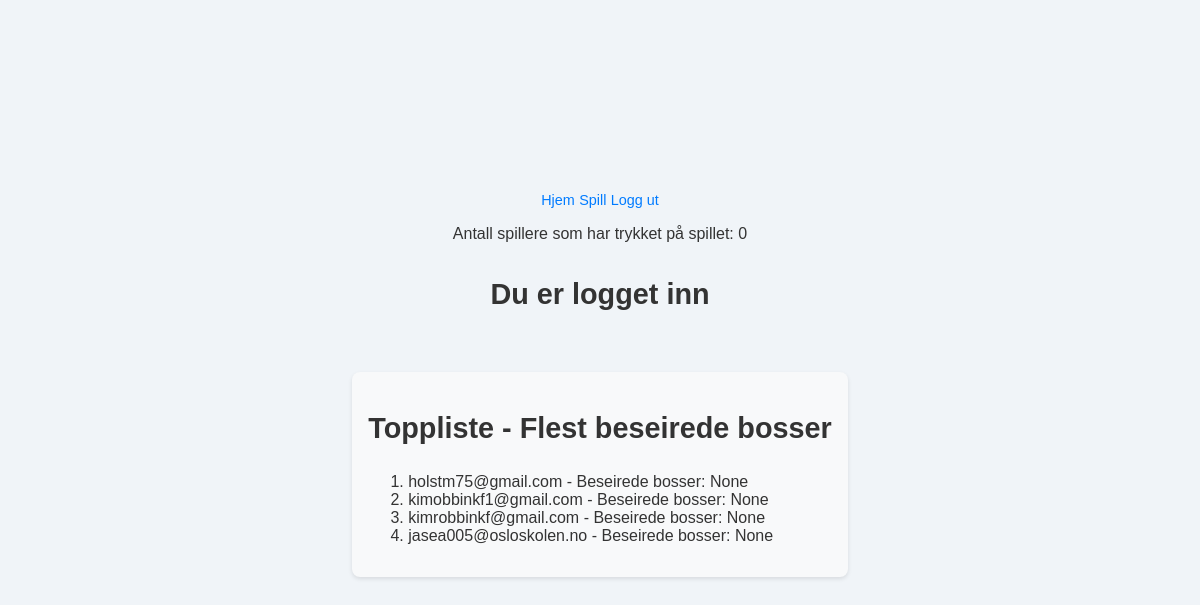
Page /loggetinn (signed in) on the earlier database version.
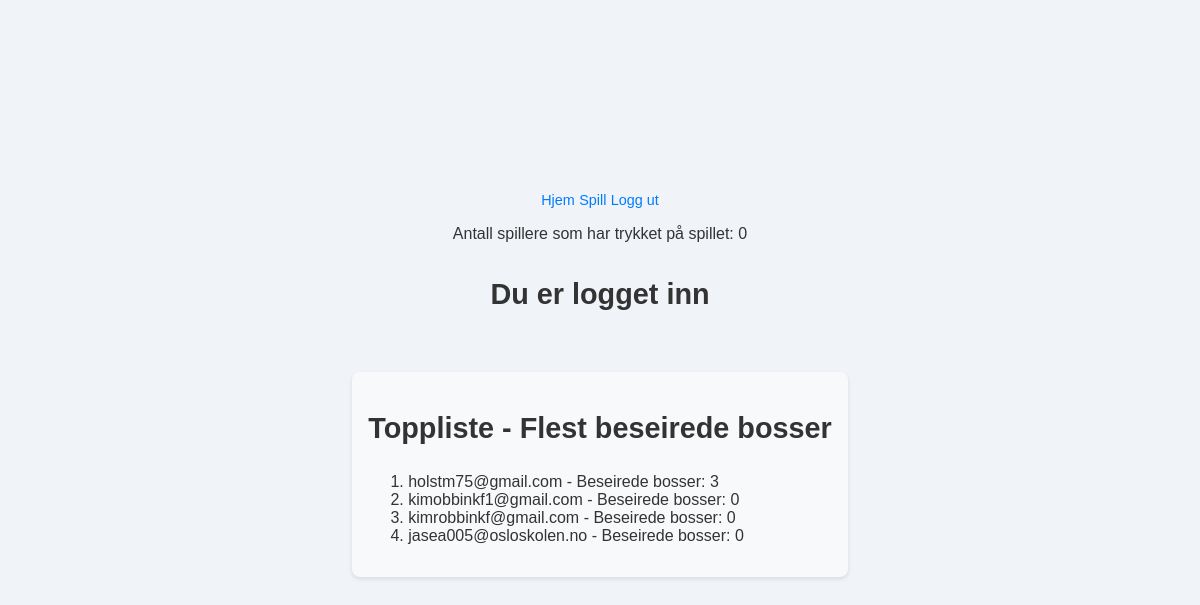
Same page on the later database version.
### app.py (models this page shows)
class User(db.Model, UserMixin):
    id = db.Column(db.Integer, primary_key=True)
    email = db.Column(db.String(120), nullable=False, unique=True)  # E-postadresse
    password = db.Column(db.String(80), nullable=False)
    defeats = db.Column(db.Integer, default=0)

### app.py (the view)
@app.route('/loggetinn', methods=['GET', 'POST'])
@login_required
def Loggetinnn():
    visit_count = VisitCount.query.first()
    if visit_count:
        count = visit_count.count
    else:
        count = 0  # Hvis ikke opprettet, sett som 0 eller gjør en håndtering her
    visit_count = VisitCount.query.first()
    top_users = User.query.order_by(User.defeats.desc()).limit(10).all()
    return render_template('Loggetinn.html', visit_count=visit_count.count, top_users=top_users)

### app.py (called while the page is built)
@login_manager.user_loader
def load_user(user_id):
    return User.query.get(int(user_id))

### templates/Loggetinn.html (shortened to what this page needs)
{% extends 'nav.html' %}
{% block body %}
<p>Antall spillere som har trykket på spillet: {{ visit_count }}</p>
<h1>Du er logget inn</h1>
<div id="leaderboard">
    <h2>Toppliste - Flest beseirede bosser</h2>
    <ol>
    {% for user in top_users %}
        <li>{{ user.email }} - Beseirede bosser: {{ user.defeats }}</li>
    {% endfor %}
    </ol>
</div>
{% endblock %}

### templates/nav.html (shortened to what this page needs)
<!DOCTYPE html>
<html lang="en">
<head>
    <link rel="stylesheet" href="static/Style.css">
</head>
<body>
    <div class="nav">
        <a href="loggetinn" class="nav-link">Hjem</a>
        <a href="Spill" class="nav-link">Spill</a>
        <a href="logout" class="nav-link">Logg ut</a>
    </div>
    {% block body %}
    {% endblock %}
</body>
</html>

### static/Style.css (style rules this page uses)
body { font-family: Arial, sans-serif; background-color: #f0f4f8; color: #333; display: flex; justify-content: center; align-items: center; flex-direction: column; min-height: 100vh; margin: 0; }
h1, h2 { color: #333; text-align: center; margin-bottom: 1em; font-size: 1.8em; font-weight: bold; }
a { color: #007bff; text-decoration: none; font-size: 0.9em; }
#leaderboard { margin: 2em auto; max-width: 600px; background-color: #f8f9fa; padding: 1em; border-radius: 8px; box-shadow: 0 2px 4px rgba(0,0,0,0.1); }
#leaderboard h2 { text-align: center; color: #333; margin-bottom: 1em; }

Differences in the rows shown:
changed User "holstm75@gmail.com": defeats "None" → "3"
changed User "kimobbinkf1@gmail.com": defeats "None" → "0"
changed User "kimrobbinkf@gmail.com": defeats "None" → "0"
changed User "jasea005@osloskolen.no": defeats "None" → "0"
